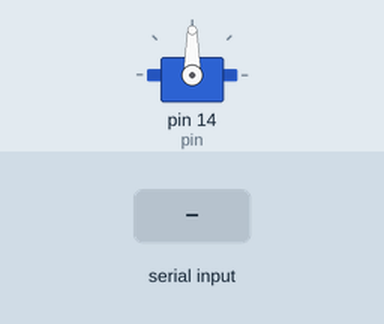
Recording of a sketch running on a simulated Arduino Uno, built with avr-gcc and run on an emulated ATmega328P. Parts: servo. The test bench sets the inputs (shaded band). What the sketch prints to the serial monitor is not drawn.

Above: at 1.2 s.
1.3 s: "RUN\n" received over Serial
At 1.7 s:
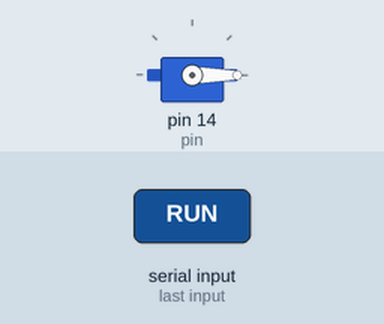
At 2.7 s:
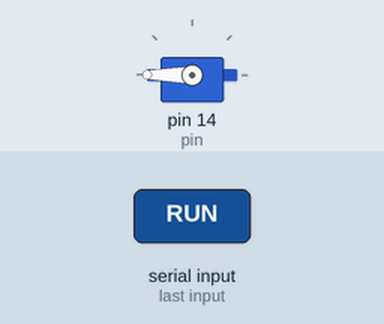
Timing chart, 0 to 4.3 s (numbered marks = the images above; inputs shaded):
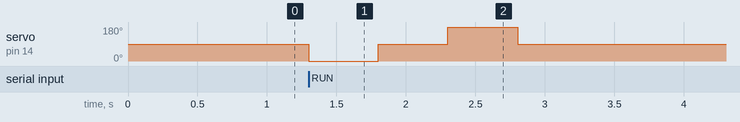

Measured:
- after the input at 1.3 s, servo on pin 14 (pin): 90° → 0° at once, → 90° 0.50 s later, → 180° 0.50 s later, → 90° 0.50 s later

The sketch:

servo_test_new.ino
```cpp
#include <Servo.h>

Servo s1;
int pin = 14;
int dly = 500;
bool hasRun = false;

void setup() {
  pinMode(pin, OUTPUT);
  s1.attach(pin);
  Serial.begin(19200);
  while (!Serial);  // Wait for serial connection
}

void loop() {
  if (Serial.available()) {
    String cmd = Serial.readStringUntil('\n');
    cmd.trim();
    if (cmd == "RUN" && !hasRun) {
      moveServo();
      hasRun = true;
    }
  }
}

void moveServo() {
  s1.write(0); delay(dly);
  s1.write(90); delay(dly);
  s1.write(180); delay(dly);
  s1.write(90); delay(dly);
  Serial.println("Done");
}
```
